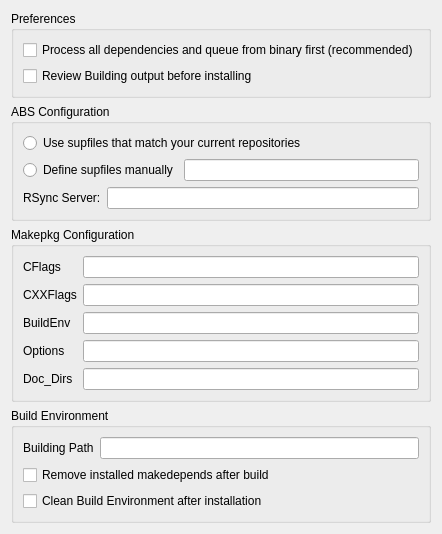
     <widget class="QWidget" name="Seite_3" >
      <layout class="QGridLayout" >
       <item row="0" column="0" >
        <widget class="QGroupBox" name="groupBox_9" >
         <property name="title" >
          <string>Preferences</string>
         </property>
         <layout class="QGridLayout" >
          <item row="0" column="0" >
           <widget class="QCheckBox" name="makeDepsSourceBox" >
            <property name="text" >
             <string>Process all dependencies and queue from binary first (recommended)</string>
            </property>
           </widget>
          </item>
          <item row="1" column="0" >
           <widget class="QCheckBox" name="reviewBuildOutBox" >
            <property name="text" >
             <string>Review Building output before installing</string>
            </property>
           </widget>
          </item>
         </layout>
        </widget>
       </item>
       <item row="1" column="0" >
        <widget class="QGroupBox" name="groupBox_7" >
         <property name="title" >
          <string>ABS Configuration</string>
         </property>
         <layout class="QGridLayout" >
          <item row="0" column="0" colspan="3" >
           <widget class="QRadioButton" name="useMatchSupRadio" >
            <property name="text" >
             <string>Use supfiles that match your current repositories</string>
            </property>
           </widget>
          </item>
          <item row="1" column="0" colspan="2" >
           <widget class="QRadioButton" name="useCustomSupRadio" >
            <property name="text" >
             <string>Define supfiles manually</string>
            </property>
           </widget>
          </item>
          <item row="1" column="2" >
           <widget class="QLineEdit" name="supEdit" />
          </item>
          <item row="2" column="0" >
           <widget class="QLabel" name="label_21" >
            <property name="text" >
             <string>RSync Server:</string>
            </property>
           </widget>
          </item>
          <item row="2" column="1" colspan="2" >
           <widget class="QLineEdit" name="rsyncServerEdit" />
          </item>
         </layout>
        </widget>
       </item>
       <item row="2" column="0" >
        <widget class="QGroupBox" name="groupBox_8" >
         <property name="title" >
          <string>Makepkg Configuration</string>
         </property>
         <layout class="QGridLayout" >
          <item row="0" column="0" >
           <widget class="QLabel" name="label_9" >
            <property name="text" >
             <string>CFlags</string>
            </property>
           </widget>
          </item>
          <item row="0" column="1" >
           <widget class="QLineEdit" name="CFlagEdit" />
          </item>
          <item row="1" column="0" >
           <widget class="QLabel" name="label_10" >
            <property name="text" >
             <string>CXXFlags</string>
            </property>
           </widget>
          </item>
          <item row="1" column="1" >
           <widget class="QLineEdit" name="CXXFlagEdit" />
          </item>
          <item row="2" column="0" >
           <widget class="QLabel" name="label_11" >
            <property name="text" >
             <string>BuildEnv</string>
            </property>
           </widget>
          </item>
          <item row="2" column="1" >
           <widget class="QLineEdit" name="buildEnvEdit" />
          </item>
          <item row="3" column="0" >
           <widget class="QLabel" name="label_12" >
            <property name="text" >
             <string>Options</string>
            </property>
           </widget>
          </item>
          <item row="3" column="1" >
           <widget class="QLineEdit" name="optionsMkPkgEdit" />
          </item>
          <item row="4" column="0" >
           <widget class="QLabel" name="label_13" >
            <property name="text" >
             <string>Doc_Dirs</string>
            </property>
           </widget>
          </item>
          <item row="4" column="1" >
           <widget class="QLineEdit" name="docDirsEdit" />
          </item>
         </layout>
        </widget>
       </item>
       <item row="3" column="0" >
        <widget class="QGroupBox" name="groupBox_10" >
         <property name="title" >
          <string>Build Environment</string>
         </property>
         <layout class="QGridLayout" >
          <item row="0" column="0" >
           <widget class="QLabel" name="label_14" >
            <property name="text" >
             <string>Building Path</string>
            </property>
           </widget>
          </item>
          <item row="0" column="1" >
           <widget class="QLineEdit" name="buildPathEdit" />
          </item>
          <item row="1" column="0" colspan="2" >
           <widget class="QCheckBox" name="cleanMakeDepsBox" >
            <property name="text" >
             <string>Remove installed makedepends after build</string>
            </property>
           </widget>
          </item>
          <item row="2" column="0" colspan="2" >
           <widget class="QCheckBox" name="cleanBuildEnvBox" >
            <property name="text" >
             <string>Clean Build Environment after installation</string>
            </property>
           </widget>
          </item>
         </layout>
        </widget>
       </item>
      </layout>
     </widget>
